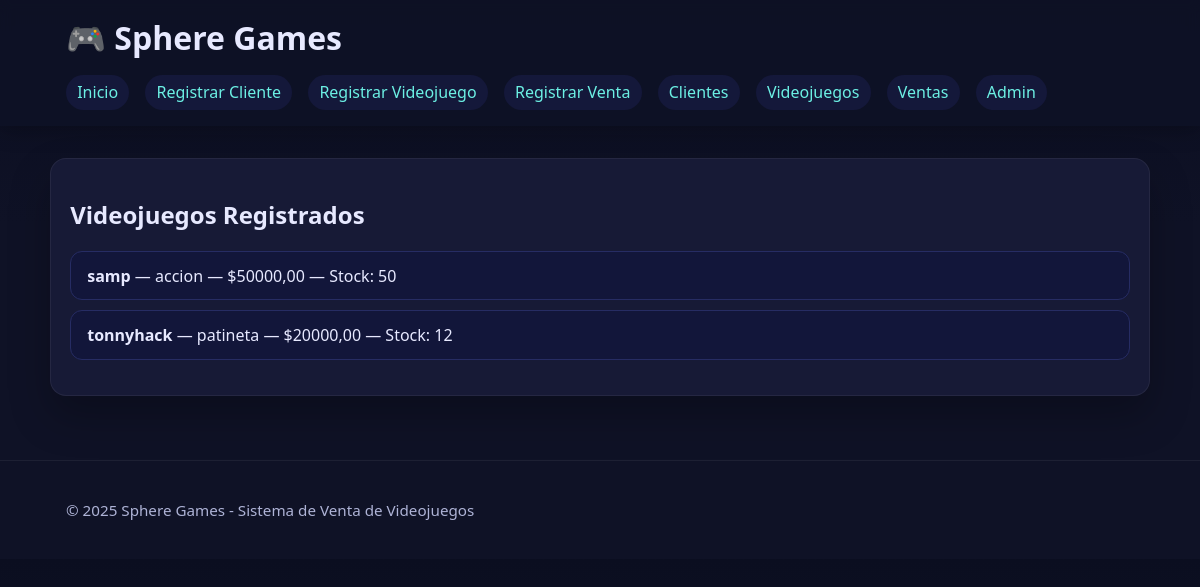
Page /videojuegos/ on the committed database.
### juegos/models.py (models this page shows, shortened)
class Videojuego(models.Model):
    titulo = models.CharField(max_length=150)
    genero = models.CharField(max_length=50)
    precio = models.DecimalField(max_digits=8, decimal_places=2)
    stock = models.PositiveIntegerField()

### juegos/views.py (the view)
# urls.py: path('videojuegos/', views.lista_videojuegos, name='lista_videojuegos'),
def lista_videojuegos(request):
    videojuegos = Videojuego.objects.all()
    return render(request, 'juegos/lista_videojuegos.html', {'videojuegos': videojuegos})

### juegos/templates/juegos/lista_videojuegos.html (shortened to what this page needs)
{% extends 'juegos/base.html' %}
{% block content %}
<section class="card">
    <h2>Videojuegos Registrados</h2>
    <ul class="list">
        {% for j in videojuegos %}
            <li><strong>{{ j.titulo }}</strong> — {{ j.genero }} — ${{ j.precio }} — Stock: {{ j.stock }}</li>
        {% empty %}
            <li>No hay videojuegos registrados aún.</li>
        {% endfor %}
    </ul>
</section>
{% endblock %}

### static/juegos/css/styles.css (style rules this page uses)
:root { --bg: #0f1226; --card: #171a36; --accent: #5b7cfa; --accent-2: #6cf0e4; --text: #e7e9ff; --muted: #aeb3d6; --shadow: rgba(0,0,0,.25); }
* { box-sizing: border-box; }
body { margin: 0; font-family: system-ui, -apple-system, Segoe UI, Roboto, Ubuntu, Cantarell, 'Helvetica Neue', Arial, 'Noto Sans', 'Apple Color Emoji', 'Segoe UI Emoji', 'Segoe UI Symbol', 'Noto Color Emoji'; background: linear-gradient(180deg, #0b0e20, #0f1226 40%); color: var(--text); }
.card { background: var(--card); border-radius: 16px; padding: 1.2rem 1.2rem; box-shadow: 0 20px 40px var(--shadow); border: 1px solid rgba(255,255,255,0.06); transition: transform .15s ease, box-shadow .15s ease; }
.list { list-style: none; padding-left: 0; display: grid; gap: .6rem; }
.list li { background: #12163a; padding: .8rem 1rem; border: 1px solid #262c63; border-radius: 12px; }

### rows in the picture
Videojuego: titulo "samp", genero "accion", precio "50000,00", stock "50"
Videojuego: titulo "tonnyhack", genero "patineta", precio "20000,00", stock "12"

### other values in the picture
{{ now|default:2025 }} "2025"
